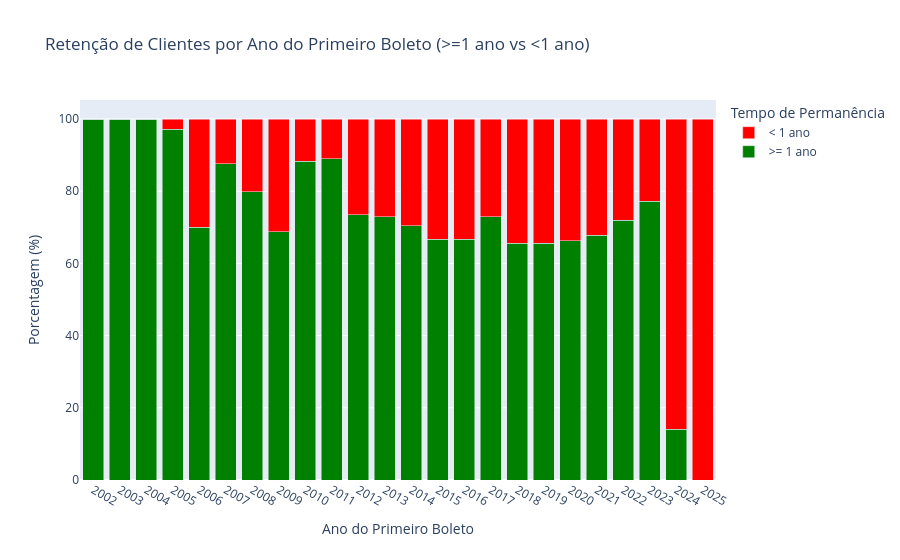

The cell this chart's notebook holds for it:
### Markdown cell above
### 1 ano

### Code cell
import pandas as pd
import plotly.graph_objects as go

# Converter a coluna 'data_primeiro_boleto' para datetime
tabela_nova_df['data_primeiro_boleto'] = pd.to_datetime(tabela_nova_df['data_primeiro_boleto'])

# Criar a coluna do ano do primeiro boleto
tabela_nova_df['ano_primeiro_boleto'] = tabela_nova_df['data_primeiro_boleto'].dt.year

# Agrupar por ano e calcular total, porcentagens de >1 ano e <1 ano
tabela = tabela_nova_df.groupby('ano_primeiro_boleto').agg(
    total_registros=('anos_boleto', 'count'),
    porcentagem_maior_1=('anos_boleto', lambda x: (x >= 1).mean() * 100),
    porcentagem_menor_1=('anos_boleto', lambda x: (x < 1).mean() * 100)
).reset_index()

# Exibir a tabela
display(tabela)

# Criar gráfico corrigido para mostrar os tempos >1 ano e <1 ano
fig = go.Figure()

# Adicionar barras para os clientes com > 1 ano
fig.add_trace(go.Bar(
    x=tabela['ano_primeiro_boleto'].astype(str),  
    y=tabela['porcentagem_maior_1'], 
    name=">= 1 ano", 
    marker_color='green'
))

# Adicionar barras para os clientes com < 1 ano (empilhadas)
fig.add_trace(go.Bar(
    x=tabela['ano_primeiro_boleto'].astype(str),  
    y=tabela['porcentagem_menor_1'], 
    name="< 1 ano", 
    marker_color='red'
))

# Configurações do layout
fig.update_layout(
    title="Retenção de Clientes por Ano do Primeiro Boleto (>=1 ano vs <1 ano)",
    xaxis_title="Ano do Primeiro Boleto",
    yaxis_title="Porcentagem (%)",
    xaxis=dict(
        type='category',
        tickmode='array',
        tickvals=tabela['ano_primeiro_boleto'].astype(str),
        ticktext=[str(ano) for ano in tabela['ano_primeiro_boleto']]
    ),
    barmode='stack',
    legend_title="Tempo de Permanência"
)

# Exibir o gráfico
fig.show()

### Figure 1 — Plotly figure (JSON) as saved in the notebook; plotly's stock layout.template omitted (floating-point values rounded to 4 significant figures)
{"data": [{"marker": {"color": "green"}, "name": ">= 1 ano", "type": "bar", "x": ["2002", "2003", "2004", "2005", "2006", "2007", "2008", "2009", "2010", "2011", "2012", "2013", "2014", "2015", "2016", "2017", "2018", "2019", "2020", "2021", "2022", "2023", "2024", "2025"], "y": [100.0, 100.0, 100.0, 97.14, 69.99, 87.64, 79.86, 68.78, 88.23, 89.0, 73.53, 72.88, 70.43, 66.71, 66.71, 72.94, 65.53, 65.56, 66.24, 67.84, 71.98, 77.15, 14.06, 0.0]}, {"marker": {"color": "red"}, "name": "< 1 ano", "type": "bar", "x": ["2002", "2003", "2004", "2005", "2006", "2007", "2008", "2009", "2010", "2011", "2012", "2013", "2014", "2015", "2016", "2017", "2018", "2019", "2020", "2021", "2022", "2023", "2024", "2025"], "y": [0.0, 0.0, 0.0, 2.857, 30.01, 12.36, 20.14, 31.22, 11.77, 11.0, 26.47, 27.12, 29.57, 33.29, 33.29, 27.06, 34.47, 34.44, 33.76, 32.16, 28.02, 22.85, 85.94, 100.0]}], "layout": {"barmode": "stack", "legend": {"title": {"text": "Tempo de Permanência"}}, "title": {"text": "Retenção de Clientes por Ano do Primeiro Boleto (>=1 ano vs <1 ano)"}, "xaxis": {"tickmode": "array", "ticktext": ["2002", "2003", "2004", "2005", "2006", "2007", "2008", "2009", "2010", "2011", "2012", "2013", "2014", "2015", "2016", "2017", "2018", "2019", "2020", "2021", "2022", "2023", "2024", "2025"], "tickvals": ["2002", "2003", "2004", "2005", "2006", "2007", "2008", "2009", "2010", "2011", "2012", "2013", "2014", "2015", "2016", "2017", "2018", "2019", "2020", "2021", "2022", "2023", "2024", "2025"], "title": {"text": "Ano do Primeiro Boleto"}, "type": "category"}, "yaxis": {"title": {"text": "Porcentagem (%)"}}}}
